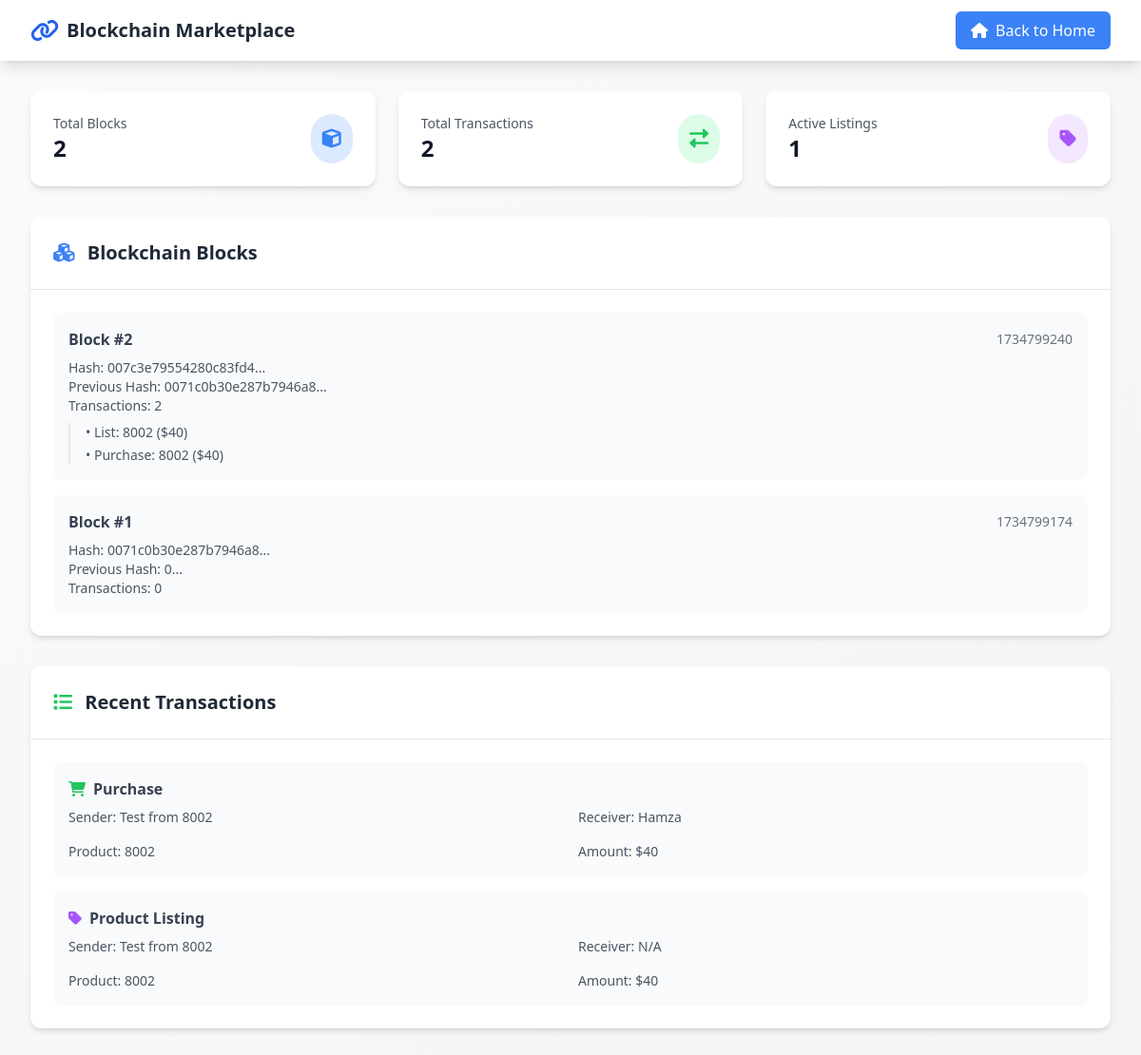
Screenshot of /view_database with the database file from the repository.
### tables this page shows
CREATE TABLE blocks (
                    idx INTEGER PRIMARY KEY,
                    timestamp REAL,
                    transactions TEXT,
                    previous_hash TEXT,
                    nonce INTEGER,
                    hash TEXT
                );

CREATE TABLE transactions (
                    id INTEGER PRIMARY KEY AUTOINCREMENT,
                    sender TEXT,
                    receiver TEXT,
                    product TEXT,
                    amount INTEGER,
                    type TEXT
                );

### node.py (the view)
@app.route('/view_database', methods=['GET'])
def view_database():
    try:
        db_name = f'database_{blockchain.flask_port}.db'
        conn = sqlite3.connect(db_name)
        cursor = conn.cursor()
        cursor.execute("SELECT * FROM blocks ORDER BY idx DESC")
        blocks = cursor.fetchall()
        cursor.execute("SELECT * FROM transactions ORDER BY id DESC")
        transactions = cursor.fetchall()
        conn.close()
        formatted_blocks = []
        for block in blocks:
            formatted_blocks.append(blockchain.create_block_from_tuple(block))
        return render_template('index.html', show_database=True, blocks=formatted_blocks, transactions=transactions)
    except sqlite3.Error as e:
        return jsonify({'error': str(e)}), 500

### templates/index.html (shortened to what this page needs)
<!DOCTYPE html>
<html lang="en">
<head>
    <script src="https://cdn.tailwindcss.com"></script>
    <link rel="stylesheet" href="https://cdnjs.cloudflare.com/ajax/libs/font-awesome/6.0.0/css/all.min.css">
</head>
<body class="bg-gradient-to-br from-gray-50 to-gray-100">
    <div class="min-h-screen">
        <nav class="bg-white shadow-lg">
            <div class="max-w-7xl mx-auto px-4 sm:px-6 lg:px-8">
                <div class="flex justify-between h-16">
                    <div class="flex items-center">
                        <a href="/" class="flex items-center">
                            <i class="fas fa-link text-blue-600 text-2xl mr-2"></i>
                            <span class="text-xl font-bold text-gray-800">Blockchain Marketplace</span>
                        </a>
                    </div>
                    {% if show_database %}
                    <div class="flex items-center">
                        <a href="/" class="bg-blue-500 text-white px-4 py-2 rounded-md hover:bg-blue-600 transition-colors">
                            <i class="fas fa-home mr-2"></i>Back to Home
                        </a>
                    </div>
                    {% endif %}
                </div>
            </div>
        </nav>
        {% if not show_database %}
        <div class="max-w-7xl mx-auto px-4 sm:px-6 lg:px-8 py-8">
            <div class="text-center mb-12">
                <h1 class="text-4xl font-bold text-gray-900 mb-4">Welcome to Blockchain Marketplace</h1>
                <p class="text-lg text-gray-600">A secure and decentralized platform for buying and selling products</p>
            </div>
            <div class="grid grid-cols-1 md:grid-cols-2 gap-8 mb-12">
                <a href="/buy" class="transform transition-all duration-300 hover:scale-105 hover:-rotate-1">
                    <div class="bg-white rounded-xl shadow-lg p-8 hover:shadow-xl relative overflow-hidden group">
                        <div class="absolute inset-0 bg-gradient-to-r from-green-500/10 to-blue-500/10 opacity-0 group-hover:opacity-100 transition-opacity"></div>
                        <div class="relative">
                            <div class="flex items-center mb-6">
                                <div class="bg-green-100 p-3 rounded-lg">
                                    <i class="fas fa-shopping-cart text-green-500 text-2xl"></i>
                                </div>
                                <h2 class="text-2xl font-semibold text-gray-800 ml-4">Buy Products</h2>
                            </div>
                            <p class="text-gray-600">Browse available products and make secure purchases using blockchain technology</p>
                        </div>
                    </div>
                </a>
                <a href="/sell" class="transform transition-all duration-300 hover:scale-105 hover:rotate-1">
                    <div class="bg-white rounded-xl shadow-lg p-8 hover:shadow-xl relative overflow-hidden group">
                        <div class="absolute inset-0 bg-gradient-to-r from-purple-500/10 to-pink-500/10 opacity-0 group-hover:opacity-100 transition-opacity"></div>
                        <div class="relative">
                            <div class="flex items-center mb-6">
                                <div class="bg-purple-100 p-3 rounded-lg">
                                    <i class="fas fa-store text-purple-500 text-2xl"></i>
                                </div>
                                <h2 class="text-2xl font-semibold text-gray-800 ml-4">Sell Products</h2>
                            </div>
                            <p class="text-gray-600">List your products for sale on our decentralized marketplace</p>
                        </div>
                    </div>
                </a>
            </div>
            <div class="grid grid-cols-1 md:grid-cols-3 gap-6 mb-12">
                <div class="bg-white rounded-xl shadow-md p-6 transform transition-all duration-300 hover:scale-105">
                    <div class="flex items-center justify-center mb-4">
                        <div class="bg-blue-100 p-3 rounded-full">
                            <i class="fas fa-shield-alt text-blue-500 text-xl"></i>
                        </div>
                    </div>
                    <h3 class="text-lg font-semibold text-center text-gray-800 mb-2">Secure Transactions</h3>
                    <p class="text-gray-600 text-center">All transactions are secured by blockchain technology</p>
                </div>
                <div class="bg-white rounded-xl shadow-md p-6 transform transition-all duration-300 hover:scale-105">
                    <div class="flex items-center justify-center mb-4">
                        <div class="bg-green-100 p-3 rounded-full">
                            <i class="fas fa-sync text-green-500 text-xl"></i>
                        </div>
                    </div>
                    <h3 class="text-lg font-semibold text-center text-gray-800 mb-2">Real-time Updates</h3>
                    <p class="text-gray-600 text-center">See product listings and updates in real-time</p>
                </div>
                <div class="bg-white rounded-xl shadow-md p-6 transform transition-all duration-300 hover:scale-105">
                    <div class="flex items-center justify-center mb-4">
                        <div class="bg-purple-100 p-3 rounded-full">
                            <i class="fas fa-network-wired text-purple-500 text-xl"></i>
                        </div>
                    </div>
                    <h3 class="text-lg font-semibold text-center text-gray-800 mb-2">Decentralized</h3>
                    <p class="text-gray-600 text-center">No central authority, fully peer-to-peer</p>
                </div>
            </div>
<div class="bg-white rounded-xl shadow-md p-6 mb-12">
    <div class="flex items-center justify-between mb-4">
        <h2 class="text-xl font-semibold text-gray-800">
            <i class="fas fa-network-wired text-blue-500 mr-2"></i>
            Connected Peers
        </h2>
        <button onclick="updatePeerStatus()"
                class="bg-blue-100 text-blue-600 px-3 py-1 rounded-md hover:bg-blue-200 transition-colors">
            <i class="fas fa-sync-alt mr-1"></i>
            Refresh
        </button>
    </div>
    <div id="peerList" class="grid grid-cols-1 md:grid-cols-2 gap-4">
    </div>
</div>
<script>
async function updatePeerStatus() {
    try {
        const response = await fetch('/get_peer_status');
        const status = await response.json();
        const peerList = document.getElementById('peerList');
        peerList.innerHTML = Object.entries(status).map(([port, state]) => `
            <div class="bg-gray-50 rounded-lg p-4 flex items-center justify-between">
                <div class="flex items-center">
                    <div class="bg-${state === 'online' ? 'green' : 'red'}-100 p-2 rounded-full mr-3">
                        <i class="fas fa-circle text-${state === 'online' ? 'green' : 'red'}-500"></i>
                    </div>
                    <div>
                        <p class="font-medium text-gray-800">Port ${port}</p>
                        <p class="text-sm text-gray-500">${state === 'online' ? 'Connected' : 'Disconnected'}</p>
                    </div>
                </div>
                <span class="px-3 py-1 rounded-full text-sm ${
                    state === 'online'
                    ? 'bg-green-100 text-green-800'
                    : 'bg-red-100 text-red-800'
                }">
                    ${state.toUpperCase()}
                </span>
            </div>
        `).join('');
    } catch (error) {
        console.error('Error updating peer status:', error);
    }
}
// Update peer status every 5 seconds
updatePeerStatus();
setInterval(updatePeerStatus, 5000);
</script>
            <div class="text-center">
                <button onclick="window.location.href='/view_database'"
                        class="bg-gradient-to-r from-blue-500 to-purple-500 text-white px-8 py-3 rounded-full
                               hover:from-blue-600 hover:to-purple-600 transition-all duration-300 transform hover:scale-105
                               shadow-lg hover:shadow-xl">
                    <i class="fas fa-database mr-2"></i>
                    View Transaction History
                </button>
                <button onclick="window.location.href='/network_activity'"
        class="bg-indigo-500 text-white px-4 py-2 rounded-md hover:bg-indigo-600 transition-colors flex items-center justify-center">
    <i class="fas fa-project-diagram mr-2"></i>
    View Network Activity
</button>
            </div>
        </div>
        {% else %}
        <div class="max-w-7xl mx-auto px-4 sm:px-6 lg:px-8 py-8">
            <div class="grid grid-cols-1 md:grid-cols-3 gap-6 mb-8">
                <div class="bg-white rounded-xl shadow-md p-6 transform transition-all duration-300 hover:scale-105">
                    <div class="flex items-center justify-between">
                        <div>
                            <p class="text-sm font-medium text-gray-600">Total Blocks</p>
                            <h3 class="text-2xl font-bold text-gray-900">{{ blocks|length }}</h3>
                        </div>
                        <div class="bg-blue-100 p-3 rounded-full">
                            <i class="fas fa-cube text-blue-500 text-xl"></i>
                        </div>
                    </div>
                </div>
                <div class="bg-white rounded-xl shadow-md p-6 transform transition-all duration-300 hover:scale-105">
                    <div class="flex items-center justify-between">
                        <div>
                            <p class="text-sm font-medium text-gray-600">Total Transactions</p>
                            <h3 class="text-2xl font-bold text-gray-900">{{ transactions|length }}</h3>
                        </div>
                        <div class="bg-green-100 p-3 rounded-full">
                            <i class="fas fa-exchange-alt text-green-500 text-xl"></i>
                        </div>
                    </div>
                </div>
                <div class="bg-white rounded-xl shadow-md p-6 transform transition-all duration-300 hover:scale-105">
                    <div class="flex items-center justify-between">
                        <div>
                            <p class="text-sm font-medium text-gray-600">Active Listings</p>
                            <h3 class="text-2xl font-bold text-gray-900">
                                {% set listing_count = namespace(count=0) %}
                                {% for tx in transactions %}
                                    {% if tx[5] == 'list' %}
                                        {% set listing_count.count = listing_count.count + 1 %}
                                    {% endif %}
                                {% endfor %}
                                {{ listing_count.count }}
                            </h3>
                        </div>
                        <div class="bg-purple-100 p-3 rounded-full">
                            <i class="fas fa-tag text-purple-500 text-xl"></i>
                        </div>
                    </div>
                </div>
            </div>
            <div class="bg-white rounded-xl shadow-md mb-8">
                <div class="p-6 border-b border-gray-200">
                    <h2 class="text-xl font-semibold text-gray-800">
                        <i class="fas fa-cubes text-blue-500 mr-2"></i>
                        Blockchain Blocks
                    </h2>
                </div>
                <div class="p-6">
                    <div class="space-y-4">
                        {% for block in blocks %}
                        <div class="bg-gray-50 rounded-lg p-4 hover:bg-gray-100 transition-colors">
                            <div class="flex items-center justify-between mb-2">
                                <span class="font-semibold text-gray-700">Block #{{ block.index }}</span>
                                <span class="text-sm text-gray-500">
                                    {{ block.timestamp|int }}
                                </span>
                            </div>
                            <div class="text-sm text-gray-600">
                                <p><span class="font-medium">Hash:</span> {{ block.hash[:20] }}...</p>
                                <p><span class="font-medium">Previous Hash:</span> {{ block.previous_hash[:20] }}...</p>
                                <p><span class="font-medium">Transactions:</span> {{ block.transactions|length }}</p>
                                {% if block.transactions %}
                                <div class="mt-2 pl-4 border-l-2 border-gray-200">
                                    {% for tx in block.transactions %}
                                    <p class="mt-1">• {{ tx.type|title }}: {{ tx.product }} {% if tx.amount %}(${{ tx.amount }}){% endif %}</p>
                                    {% endfor %}
                                </div>
                                {% endif %}
                            </div>
                        </div>
                        {% endfor %}
                    </div>
                </div>
            </div>
            <div class="bg-white rounded-xl shadow-md">
                <div class="p-6 border-b border-gray-200">
                    <h2 class="text-xl font-semibold text-gray-800">
                        <i class="fas fa-list text-green-500 mr-2"></i>
                        Recent Transactions
                    </h2>
                </div>
                <div class="p-6">
                    <div class="space-y-4">
                        {% for tx in transactions %}
                        <div class="bg-gray-50 rounded-lg p-4 hover:bg-gray-100 transition-colors">
                            <div class="flex items-center justify-between mb-2">
                                <span class="font-semibold text-gray-700">
                                    {% if tx[5] == 'list' %}
                                    <i class="fas fa-tag text-purple-500 mr-2"></i>Product Listing
                                    {% else %}
                                    <i class="fas fa-shopping-cart text-green-500 mr-2"></i>Purchase
                                    {% endif %}
                                </span>
                            </div>
                            <div class="grid grid-cols-2 gap-4 text-sm text-gray-600">
                                <p><span class="font-medium">Sender:</span> {{ tx[1] }}</p>
                                <p><span class="font-medium">Receiver:</span> {{ tx[2] or 'N/A' }}</p>
                                <p><span class="font-medium">Product:</span> {{ tx[3] }}</p>
                                <p><span class="font-medium">Amount:</span> ${{ tx[4] }}</p>
                            </div>
                        </div>
                        {% endfor %}
                    </div>
                </div>
            </div>
        </div>
        {% endif %}
    </div>
</body>
</html>

### rows the page displays
blocks: index "2", timestamp "1734799240", hash "007c3e79554280c83fd4", previous_hash "0071c0b30e287b7946a8", transactions|length "2"
transactions: type "List", product "8002", amount "40", shows "Product Listing", sender "Test from 8002", tx "N/A"
transactions: type "Purchase", product "8002", amount "40", sender "Test from 8002", receiver "Hamza"
blocks: index "1", timestamp "1734799174", hash "0071c0b30e287b7946a8", previous_hash "0", transactions|length "0"

### other values shown
{{ blocks|length }} "2"
{{ transactions|length }} "2"
{{ listing_count.count }} "1"
